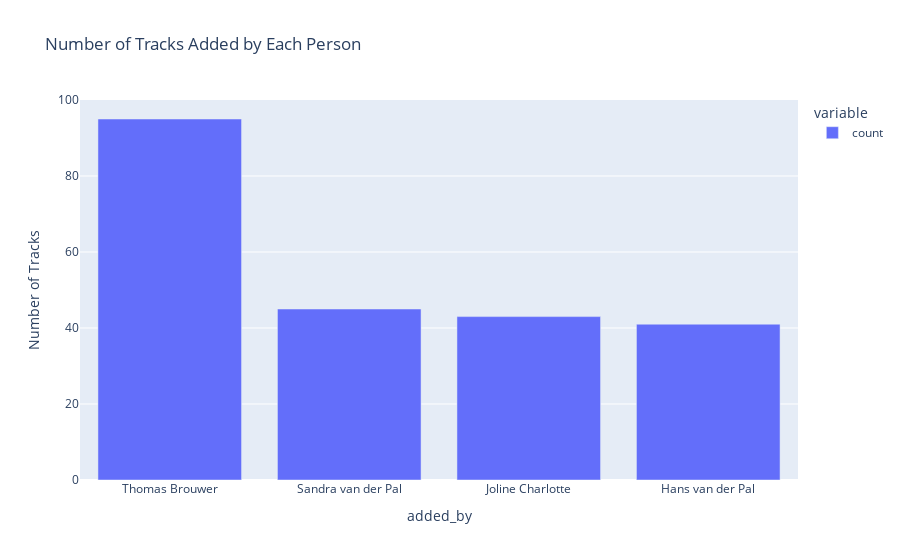

The cell this chart's notebook holds for it:
### Markdown cell above
#### Track stats

### Code cell
import plotly.express as px

playlist_data = df

# Renaming 'added_by' as requested
playlist_data["added_by"] = playlist_data["added_by"].replace(
    {"svdpal": "Sandra van der Pal", "hvdpal58": "Hans van der Pal"}
)

# Checking the unique values in 'added_by' after renaming
unique_adders = playlist_data["added_by"].unique()

# Creating a bar chart to visualize the number of tracks added by each person
added_by_count = playlist_data["added_by"].value_counts()
fig = px.bar(
    added_by_count,
    title="Number of Tracks Added by Each Person",
    labels={"index": "Added By", "value": "Number of Tracks"},
)
fig.show()

### Figure 1 — Plotly figure (JSON) as saved in the notebook; plotly's stock layout.template omitted (floating-point values rounded to 4 significant figures)
{"data": [{"alignmentgroup": "True", "hovertemplate": "variable=count<br>added_by=%{x}<br>Number of Tracks=%{y}<extra></extra>", "legendgroup": "count", "marker": {"color": "#636efa", "pattern": {"shape": ""}}, "name": "count", "offsetgroup": "count", "orientation": "v", "showlegend": true, "textposition": "auto", "type": "bar", "x": ["Thomas Brouwer", "Sandra van der Pal", "Joline Charlotte", "Hans van der Pal"], "xaxis": "x", "y": [95, 45, 43, 41], "yaxis": "y"}], "layout": {"barmode": "relative", "legend": {"title": {"text": "variable"}, "tracegroupgap": 0}, "title": {"text": "Number of Tracks Added by Each Person"}, "xaxis": {"anchor": "y", "domain": [0, 1], "title": {"text": "added_by"}}, "yaxis": {"anchor": "x", "domain": [0, 1], "title": {"text": "Number of Tracks"}}}}
